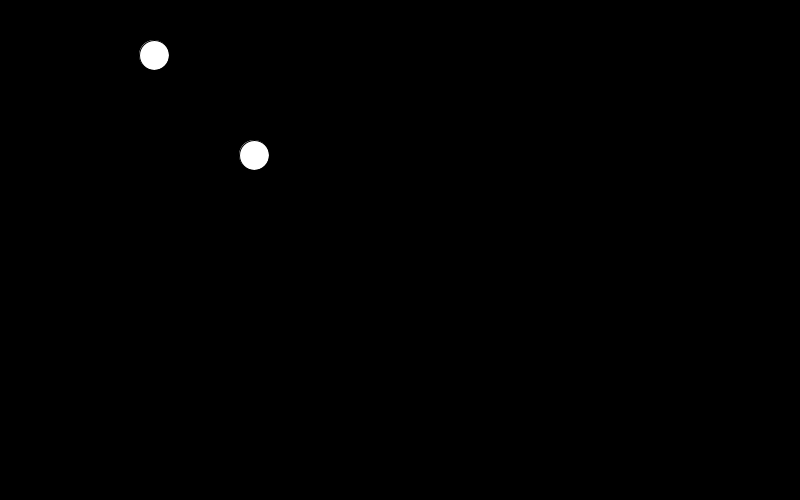
Frame 1 (no input)
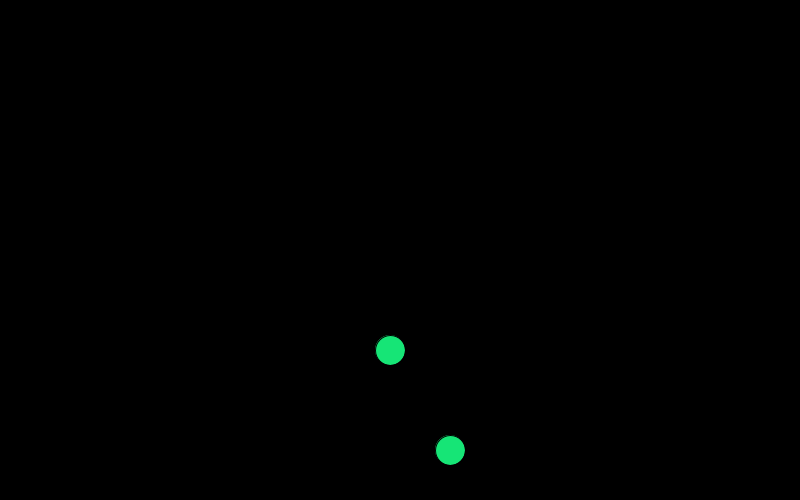
Frame 60 (the mouse pressed at the canvas centre just before this capture)
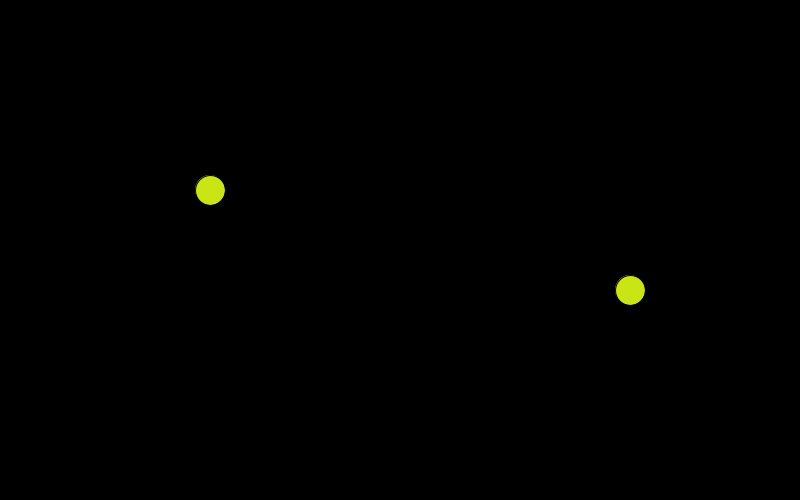
Frame 120 (the mouse held since frame 60 and released just before this capture)

The Processing sketch that drew these frames (run headless with seeded random() and noise(); from frame 60 on, the mouse is pressed at the canvas centre):

// Processing sketch: processing_105373
// ── processing_105373.pde

float xPos; //ball x
float yPos; //ball y
float x2Pos; //ball x
float y2Pos; //ball y
float xMDist; 
float yMDist;
int xRad = 30;
int yRad = 30;
float xSpeed = 4;
float ySpeed = 5;
float x2Speed = 4;
float y2Speed = 5;

void setup (){
  size (800, 500); //frame size
  yPos = 50;
  xPos = 150;
  y2Pos = 150;
  x2Pos = 250;
}

void draw (){ //begins draw function
  background (0);
  frameRate (60);
  colorMode(HSB, 360, 100, 100);
  float h = random(0, 300);
  float h2 = random(0, 300);
  h = (h + 1) % 200;
  h2 = (h2 + 1) % 200;
  float s = random(1, 5);
  yPos = yPos+ySpeed;
  xPos = xPos+xSpeed;
  y2Pos = y2Pos+y2Speed;
  x2Pos = x2Pos+x2Speed;
  xMDist = xPos - mouseX;
  yMDist = yPos - mouseY;
  ellipse (xPos, yPos, xRad, yRad);
 
  ellipse (x2Pos, y2Pos, xRad, yRad);
  
if ( (yPos+yRad >= height) ||(yPos-yRad <= 0) ) {
  ySpeed = ySpeed * -1;
    fill(h, 90, 90);
}
if ( (y2Pos+yRad >= height) ||(y2Pos-yRad <= 0)) {
  y2Speed = y2Speed * -1;
    fill(h2, 90, 90);
}
//if ( yPos > 300 ) {
 // ySpeed = ySpeed * 0.01;
 // xSpeed = xSpeed * 0.01;
//}

if ( (xPos+xRad >= width) || (xPos-xRad <= 0) ) {
  xSpeed = xSpeed * -1;
  fill(h, 90, 90);
}
if ( (x2Pos+xRad >= height) ||(x2Pos-xRad <= 0)) {
  x2Speed = x2Speed * -1;
    fill(h2, 90, 90);
}

//if ( xMDist < 15 ) {
 //  xSpeed = s;
 //  ySpeed = s;
 //  xSpeed = xSpeed * -1;
  //  ySpeed = ySpeed * -1;
 //}
}
